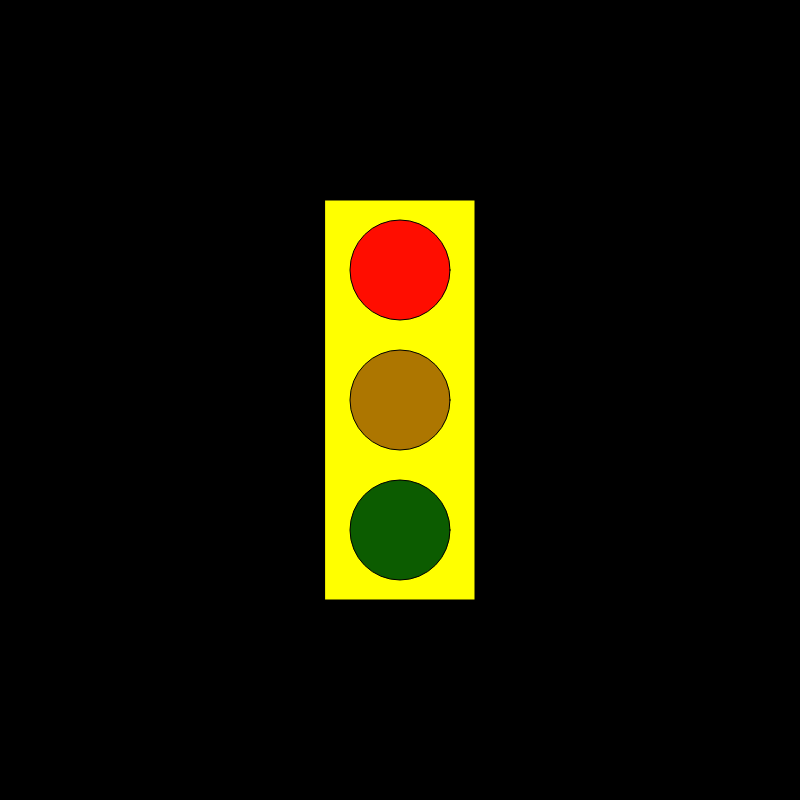
Frame 1 (no input)
Frame 60 (no input): identical to frame 1, image omitted
Frame 120 (the mouse pressed at the canvas centre since frame 60): identical to frame 1, image omitted

The p5.js sketch that drew this single still picture (run headless with seeded random() and noise() and a simulated clock; from frame 60 on, the mouse is pressed at the canvas centre):

// p5.js sketch
// ── sketch.js
var myState = 0;
var timer = 0;

function setup() {
  // put setup code here
  createCanvas(800, 800);
  rectMode(CENTER);
  ellipseMode(CENTER);
}

function draw() {
  // put drawing code here
  // yellow rectangle
  background('black')
  fill('yellow');
  rect(width / 2, height / 2, 150, 400);

  switch (myState) {
    case 0: //red light
    fill('#ff0d00');
    ellipse(400, 270, 100, 100);
    fill('#ad7600');
    ellipse(400, 400, 100, 100);
    fill('#0c5c00');
    ellipse(400, 530, 100, 100);
    timer++
    if (timer >= 200) {
      timer = 0 ;
      myState = 1;
    }
      break;

    case 1: //orange light
    fill('#a30b03');
    ellipse(400, 270, 100, 100);
    fill('#ffae00');
    ellipse(400, 400, 100, 100);
    fill('#0c5c00');
    ellipse(400, 530, 100, 100);
    timer++
    if (timer >= 200) {
      timer = 0 ;
      myState = 2;
    }
      break;

    case 2: // green light
    fill('#a30b03');
    ellipse(400, 270, 100, 100);
    fill('#ad7600');
    ellipse(400, 400, 100, 100);
    fill('#22ff00');
    ellipse(400, 530, 100, 100);
    timer++
    if (timer >= 200) {
      timer = 0 ;
      myState = 0;
    }
      break;

  }
}
//lighter colors
//redfill('#ff0d00');
//orangefill('#ffae00');
//greenfill('#22ff00');
//darker colors
//redfill('#a30b03');
//orangefill('#ad7600');
//greenfill('#0c5c00');
